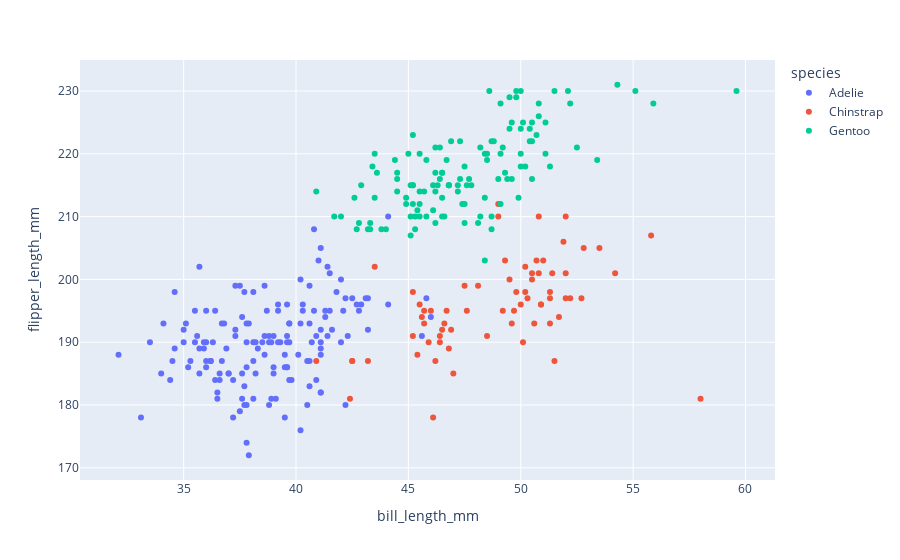

This figure's notebook cell:
### Code cell
import plotly.express as px

px.scatter(
    data_frame=penguins,
    x="bill_length_mm",
    y="flipper_length_mm",
    color="species",
)

### Figure 1 — Plotly figure (JSON) as saved in the notebook; plotly's stock layout.template omitted (floating-point values rounded to 4 significant figures; data arrays with more than 128 entries replaced by an {"elided": "..."} marker saying what was removed)
{"data": [{"hovertemplate": "species=Adelie<br>bill_length_mm=%{x}<br>flipper_length_mm=%{y}<extra></extra>", "legendgroup": "Adelie", "marker": {"color": "#636efa", "symbol": "circle"}, "mode": "markers", "name": "Adelie", "orientation": "v", "showlegend": true, "type": "scatter", "x": {"elided": "152 float values"}, "xaxis": "x", "y": {"elided": "152 int values"}, "yaxis": "y"}, {"hovertemplate": "species=Chinstrap<br>bill_length_mm=%{x}<br>flipper_length_mm=%{y}<extra></extra>", "legendgroup": "Chinstrap", "marker": {"color": "#EF553B", "symbol": "circle"}, "mode": "markers", "name": "Chinstrap", "orientation": "v", "showlegend": true, "type": "scatter", "x": [46.5, 50, 51.3, 45.4, 52.7, 45.2, 46.1, 51.3, 46, 51.3, 46.6, 51.7, 47, 52, 45.9, 50.5, 50.3, 58, 46.4, 49.2, 42.4, 48.5, 43.2, 50.6, 46.7, 52, 50.5, 49.5, 46.4, 52.8, 40.9, 54.2, 42.5, 51, 49.7, 47.5, 47.6, 52, 46.9, 53.5, 49, 46.2, 50.9, 45.5, 50.9, 50.8, 50.1, 49, 51.5, 49.8, 48.1, 51.4, 45.7, 50.7, 42.5, 52.2, 45.2, 49.3, 50.2, 45.6, 51.9, 46.8, 45.7, 55.8, 43.5, 49.6, 50.8, 50.2], "xaxis": "x", "y": [192, 196, 193, 188, 197, 198, 178, 197, 195, 198, 193, 194, 185, 201, 190, 201, 197, 181, 190, 195, 181, 191, 187, 193, 195, 197, 200, 200, 191, 205, 187, 201, 187, 203, 195, 199, 195, 210, 192, 205, 210, 187, 196, 196, 196, 201, 190, 212, 187, 198, 199, 201, 193, 203, 187, 197, 191, 203, 202, 194, 206, 189, 195, 207, 202, 193, 210, 198], "yaxis": "y"}, {"hovertemplate": "species=Gentoo<br>bill_length_mm=%{x}<br>flipper_length_mm=%{y}<extra></extra>", "legendgroup": "Gentoo", "marker": {"color": "#00cc96", "symbol": "circle"}, "mode": "markers", "name": "Gentoo", "orientation": "v", "showlegend": true, "type": "scatter", "x": [46.1, 50, 48.7, 50, 47.6, 46.5, 45.4, 46.7, 43.3, 46.8, 40.9, 49, 45.5, 48.4, 45.8, 49.3, 42, 49.2, 46.2, 48.7, 50.2, 45.1, 46.5, 46.3, 42.9, 46.1, 44.5, 47.8, 48.2, 50, 47.3, 42.8, 45.1, 59.6, 49.1, 48.4, 42.6, 44.4, 44, 48.7, 42.7, 49.6, 45.3, 49.6, 50.5, 43.6, 45.5, 50.5, 44.9, 45.2, 46.6, 48.5, 45.1, 50.1, 46.5, 45, 43.8, 45.5, 43.2, 50.4, 45.3, 46.2, 45.7, 54.3, 45.8, 49.8, 46.2, 49.5, 43.5, 50.7, 47.7, 46.4, 48.2, 46.5, 46.4, 48.6, 47.5, 51.1, 45.2, 45.2, 49.1, 52.5, 47.4, 50, 44.9, 50.8, 43.4, 51.3, 47.5, 52.1, 47.5, 52.2, 45.5, 49.5, 44.5, 50.8, 49.4, 46.9, 48.4, 51.1, 48.5, 55.9, 47.2, 49.1, 47.3, 46.8, 41.7, 53.4, 43.3, 48.1, 50.5, 49.8, 43.5, 51.5, 46.2, 55.1, 44.5, 48.8, 47.2, null, 46.8, 50.4, 45.2, 49.9], "xaxis": "x", "y": [211, 230, 210, 218, 215, 210, 211, 219, 209, 215, 214, 216, 214, 213, 210, 217, 210, 221, 209, 222, 218, 215, 213, 215, 215, 215, 216, 215, 210, 220, 222, 209, 207, 230, 220, 220, 213, 219, 208, 208, 208, 225, 210, 216, 222, 217, 210, 225, 213, 215, 210, 220, 210, 225, 217, 220, 208, 220, 208, 224, 208, 221, 214, 231, 219, 230, 214, 229, 220, 223, 216, 221, 221, 217, 216, 230, 209, 220, 215, 223, 212, 221, 212, 224, 212, 228, 218, 218, 212, 230, 218, 228, 212, 224, 214, 226, 216, 222, 203, 225, 219, 228, 215, 228, 216, 215, 210, 219, 208, 209, 216, 229, 213, 230, 217, 230, 217, 222, 214, null, 215, 222, 212, 213], "yaxis": "y"}], "layout": {"legend": {"title": {"text": "species"}, "tracegroupgap": 0}, "margin": {"t": 60}, "xaxis": {"anchor": "y", "domain": [0, 1], "title": {"text": "bill_length_mm"}}, "yaxis": {"anchor": "x", "domain": [0, 1], "title": {"text": "flipper_length_mm"}}}}
